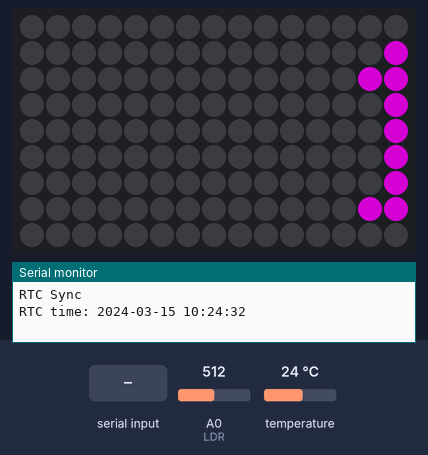
Simulated run of this sketch. Board: Arduino Uno, built with avr-gcc and run on an emulated ATmega328P. Shown: 15×9 RGB LED matrix (first LED top left, wired row by row), the last lines printed to the serial monitor. Inputs (shaded band) come from the test bench; at power-on: A0 (LDR) = 512, temperature 24 °C. Dim RGB values are drawn brighter than linear; the local clock reads 2024-03-15 10:24:30 at power-on unless the sketch sets it; random numbers use the default seed unless the sketch sets one; EEPROM starts erased.

Above: at 4.7 s.
4.8 s: "D90\n" received over Serial
At 9.97 s:
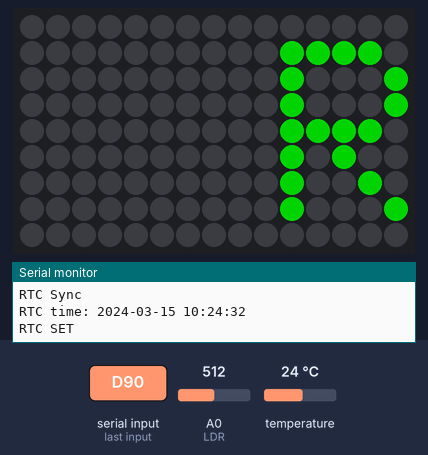
12.1 s: byte 66 ('B') received over Serial
At 13.85 s:
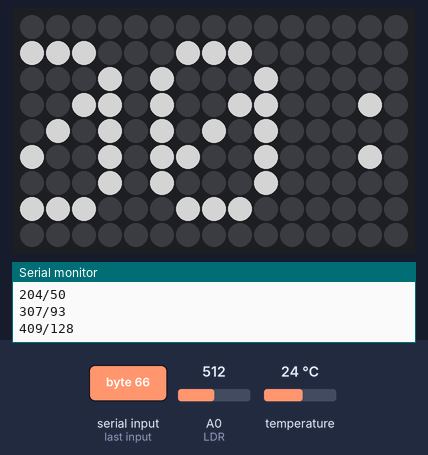
14.9 s: byte 35 ('#') received over Serial
At 16.5 s:
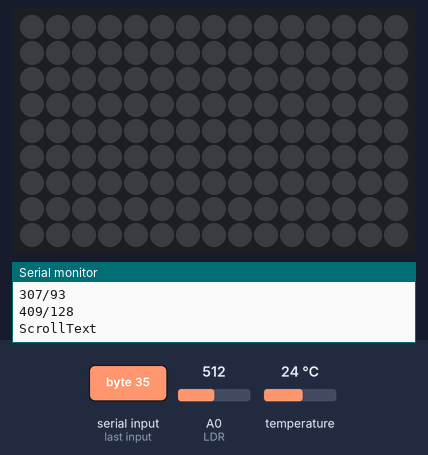
18.9 s: byte 61 ('=') received over Serial
At 20.0 s:
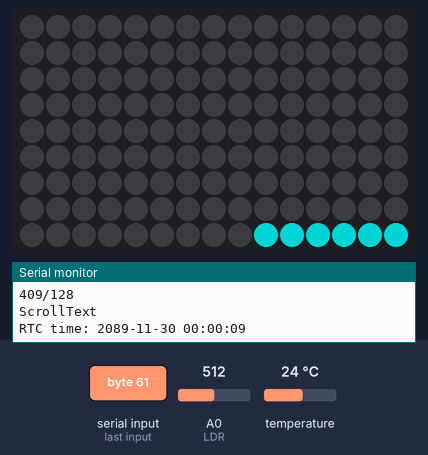
20.6 s: "90,45,200\n" received over Serial
At 24.5 s:
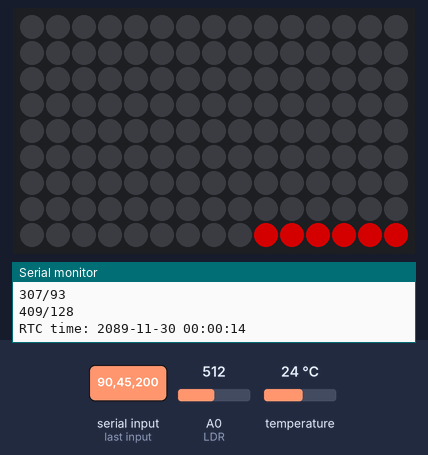
27.1 s: byte 86 ('V') received over Serial
At 27.52 s:
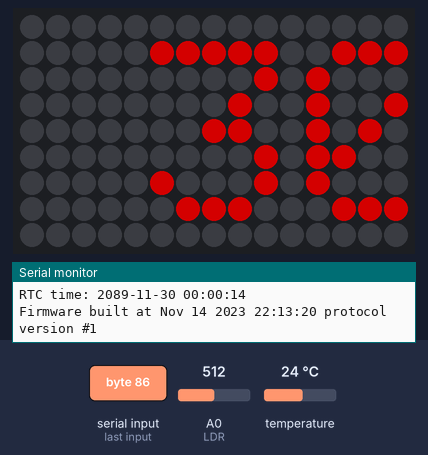

The sketch:

WordClock.ino
```cpp
// M1GEO Word Clock (V2 PCB)
// First revision: 04 Feb 2019
// Compiled Arduino 1.8.8
// https://www.george-smart.co.uk/wordclock
// https://github.com/m1geo/WordClock

// Set clock with:  2020,01,01,11,59,00,

#include <DS3232RTC.h>          // https://github.com/JChristensen/DS3232RTC
#include <Adafruit_GFX.h>
#include <Adafruit_NeoMatrix.h>
#include <Adafruit_NeoPixel.h>
#include <EEPROM.h>

#include "WordClock_Mapping.h"

#define PROTOCOL_VERSION 1

// IO Pins
#define DISP_PIN     6
#define LDR          A0

// EEPROM addressing
enum EEPROM_ADDRESSES {
  E_LONG_MONTH,
  E_SCROLL_DELAY,
  E_TEMP_UNITS,
  E_MANUAL_BRIGHTNESS,
  E_PERSONALISATION_BITS,
  E_HALF_INTERVALS,
};

// User Options
#define TEMP_UNITS_C 1
#define TEMP_UNITS_F 2
#define TEMP_UNITS_K 3
uint8_t LONG_MONTH = 1;
uint8_t SCROLL_DELAY = 25;
uint8_t TEMP_UNITS = TEMP_UNITS_C;
uint8_t MANUAL_BRIGHTNESS = 0;
uint8_t PERSONALISATION_BITS = 0b00011111;
uint8_t HALF_INTERVALS = 0;

// Display Config - DON'T TOUCH
#define DISP_LINES   9
#define DISP_WIDTH   15
#define MAX_BRIGHT   128
#define MIN_BRIGHT   16
#define LED_PER_CHAR 6


Adafruit_NeoMatrix matrix = Adafruit_NeoMatrix(DISP_WIDTH, DISP_LINES, DISP_PIN,
  NEO_MATRIX_TOP + NEO_MATRIX_LEFT +
  NEO_MATRIX_ROWS + NEO_MATRIX_PROGRESSIVE,
  NEO_GRB + NEO_KHZ800);

const uint16_t colours[] =
{
  matrix.Color(255, 255, 255),  // white
  matrix.Color(255, 0, 0),      // red
  matrix.Color(0, 255, 0),      // green
  matrix.Color(0, 0, 255),      // blue
  matrix.Color(255, 255, 0),    // yellow (red + green)
  matrix.Color(0, 255, 255),    // cyan (green + blue)
  matrix.Color(255, 0, 255)     // magenta (red + blue)
};

unsigned int ldra[5] = {0, 0, 0, 0, 0};
unsigned int LDRVAL = 0;
unsigned int BRIGHT = MAX_BRIGHT; // average scaling between 0-255 for LED brightness.
unsigned int BRIGHTOLD = BRIGHT;
const unsigned int num_colours = sizeof(colours)/sizeof(uint16_t);
int x = matrix.width();
int pass = 0;
uint32_t z = 0;
char disp_str[20];
DS3232RTC RTC;

// ISR code to read LDR and respond to brightness changes
ISR(TIMER1_COMPA_vect) // interrupt 10Hz on Timer 1
{
  if (MANUAL_BRIGHTNESS == 0) {
    // LDR code
    int i=0;

    // Read the ADC (LDR value)
    LDRVAL = analogRead(LDR);

    // 5 point agerage
    ldra[0] = ldra[1];
    ldra[1] = ldra[2];
    ldra[2] = ldra[3];
    ldra[3] = ldra[4];
    ldra[4] = LDRVAL;

    // Average of ldra into LDRVAL
    LDRVAL = 0;
    for (i=0; i<(sizeof(ldra)/sizeof(ldra[0])); i++) {
      LDRVAL += ldra[i];
    }
    LDRVAL /= (sizeof(ldra)/sizeof(ldra[0]));

    if (LDRVAL>83) {
      BRIGHT = (LDRVAL-83)/2.4; // ADC<=200 is 1 PWM. ADC>=800 is 255 PWM - F(x) = 0.4233x - 83.67 ## 1/0.423 = 2.364
    } else {
      BRIGHT = MIN_BRIGHT;
    }
  } else {
    BRIGHT = MANUAL_BRIGHTNESS;
  }

  if (BRIGHT < MIN_BRIGHT) {
    BRIGHT = MIN_BRIGHT;
  }
  if (BRIGHT > MAX_BRIGHT) {
    BRIGHT = MAX_BRIGHT;
  }

  if (BRIGHT != BRIGHTOLD)
  {
    matrix.setBrightness(BRIGHT);
    matrix.show();
    Serial.print(LDRVAL);
    Serial.print("/");
    Serial.println(BRIGHT);
  }
  BRIGHTOLD = BRIGHT;
}

time_t localNow() {
  time_t t = now();
  if (calcLocalHour(t) == true) {
    t += SECS_PER_HOUR;
  }
  return t;
}

void setup()
{
  // Read settings from EEPROM
  LONG_MONTH = EEPROM.read(E_LONG_MONTH);
  SCROLL_DELAY = EEPROM.read(E_SCROLL_DELAY);
  TEMP_UNITS = EEPROM.read(E_TEMP_UNITS);
  MANUAL_BRIGHTNESS = EEPROM.read(E_MANUAL_BRIGHTNESS);
  PERSONALISATION_BITS = EEPROM.read(E_PERSONALISATION_BITS);
  HALF_INTERVALS = EEPROM.read(E_HALF_INTERVALS);

  Serial.begin(115200);
  // setSyncProvider() causes the Time library to synchronize with the
  // external RTC by calling RTC.get() every five minutes by default.
  setSyncProvider(RTC.get);
  Serial.print(F("RTC Sync"));
  if (timeStatus() != timeSet) {
    Serial.print(F(" FAILED"));
    strcpy(disp_str, "RTC SYNC FAIL");
    scrollString(disp_str, matrix.Color(255, 0, 0)); // red
  }
  Serial.println("");

  // seed the PRNG
  randomSeed(analogRead(0) + hour(localNow()) +  minute(localNow()) + second(localNow()));

  // interupts for reading the LDR regularly, and updating the brightness
  cli();//stop interrupts
  //set timer1 interrupt at 1Hz
  TCCR1A = 0;// set entire TCCR1A register to 0
  TCCR1B = 0;// same for TCCR1B
  TCNT1  = 0;//initialize counter value to 0
  // set compare match register for 10hz increments
  OCR1A = 1562;// = (16*10^6) / (1*1024) - 1 (must be <65536)
  // turn on CTC mode
  TCCR1B |= (1 << WGM12);
  // Set CS12 and CS10 bits for 1024 prescaler
  TCCR1B |= (1 << CS12) | (1 << CS10);
  // enable timer compare interrupt
  TIMSK1 |= (1 << OCIE1A);
  sei();//allow interrupts

  matrix.begin();
  matrix.setTextWrap(false);
  Twinkle();
  matrix.setBrightness(BRIGHT);

  scrollEverything();
}

void loop() {
  static time_t tLast;
  time_t t;
  readSerial();

  // get the time
  t = localNow();

  // has the time changed?
  if (t != tLast) {
    tLast = t;
    if (second(t) == 0) // if it's a new minute
    {
      scrollTime(t, colours[random(0, num_colours)]); // random colour
      if ((minute(t) % 5) == 0) // if it's a fifth minute
      {
        float c = RTC.temperature() / 4.0;
        scrollDate(t, colours[random(0, num_colours)]); // random colour
        scrollTemp(c, colours[random(0, num_colours)]); // random colour
      }
      z = timeToWords(t);
      dispWord(z, getWordsColour());
    }
  }
}

uint16_t getWordsColour() {
  return colours[random(0, num_colours)];
}

void scrollEverything() {
  time_t t = localNow();
  float c = RTC.temperature() / 4.0;

  sprintf(disp_str, "%04u-%02u-%02u %02u:%02u:%02u", year(t), month(t), day(t), hour(t), minute(t), second(t));
  Serial.println("RTC time: " + String(disp_str));

  matrix.fillScreen(0);
  dispPersonalisation(PERSONALISATION_BITS, colours[random(0, num_colours)]); // random colour
  delay(1000);
  scrollTime(t, colours[random(0, num_colours)]); // random colour
  scrollDate(t, colours[random(0, num_colours)]); // random colour
  scrollTemp(c, colours[random(0, num_colours)]); // random colour

  dispWord(timeToWords(localNow()), getWordsColour()); // random colour
}

uint8_t readSerial() {
  if (Serial.available() == 0)
    return 0;

  switch (Serial.read()) {
    case 'D': setDate(); break;
    case 'S': setScrollDelay(); break;
    case 'B': setBrightness(); break;
    case 'U': setTempUnits(); break;
    case 'L': setLongMonth(); break;
    case 'P': setPersonalisationBits(); break;
    case 'H': setHalfIntervals(); break;
    case 'V': printVersion(); break;
    case '#': scrollTextFromSerial(); break;
    case '=': scrollEverything(); break;
  }
  return 1;
}

void printVersion() {
  Serial.println("Firmware built at " + String(__DATE__) + " " + String(__TIME__) + " protocol version #" + String(PROTOCOL_VERSION));
}

void setHalfIntervals() {
  HALF_INTERVALS = Serial.parseInt();
  EEPROM.write(E_HALF_INTERVALS, HALF_INTERVALS);
}

void setPersonalisationBits() {
  PERSONALISATION_BITS = Serial.parseInt();
  EEPROM.write(E_PERSONALISATION_BITS, PERSONALISATION_BITS);
}

void setLongMonth() {
  LONG_MONTH = Serial.parseInt();
  EEPROM.write(E_LONG_MONTH, LONG_MONTH);
}

void setScrollDelay() {
  SCROLL_DELAY = Serial.parseInt();
  EEPROM.write(E_SCROLL_DELAY, SCROLL_DELAY);
}

void setBrightness() {
  MANUAL_BRIGHTNESS = Serial.parseInt();
  EEPROM.write(E_MANUAL_BRIGHTNESS, MANUAL_BRIGHTNESS);
}

void setTempUnits() {
  TEMP_UNITS = Serial.parseInt();
  EEPROM.write(E_TEMP_UNITS, TEMP_UNITS);
}

void setDate() {
  tmElements_t tm;
  time_t t;
  // note that the tmElements_t Year member is an offset from 1970,
  // but the RTC wants the last two digits of the calendar year.
  // use the convenience macros from the Time Library to do the conversions.
  int y = Serial.parseInt();
  if (y >= 100 && y < 1000)
      Serial.println(F("Error: Year must be two digits or four digits!"));
  else {
      if (y >= 1000)
          tm.Year = CalendarYrToTm(y);
      else    // (y < 1000)
          tm.Year = y2kYearToTm(y);
      tm.Month = Serial.parseInt();
      tm.Day = Serial.parseInt();
      tm.Hour = Serial.parseInt();
      tm.Minute = Serial.parseInt();
      tm.Second = Serial.parseInt();
      t = makeTime(tm);
      RTC.set(t);        // use the time_t value to ensure correct weekday is set
      setTime(t);
      Serial.println(F("RTC SET"));
      // dump any extraneous input
      while (Serial.available() > 0) Serial.read();
      time_t t = localNow();
      strcpy(disp_str, "RTC SYNC OK");
      scrollString(disp_str, matrix.Color(0, 255, 0)); // green
      scrollTime(t, colours[random(0, num_colours)]); // random colour
      scrollDate(t, colours[random(0, num_colours)]); // random colour

      dispWord(timeToWords(localNow()), getWordsColour());
  }
}

void scrollTextFromSerial() {
  Serial.println("ScrollText");
  String text = Serial.readString();
  Serial.println(text);
  text.toCharArray(disp_str, sizeof(disp_str) / sizeof(char));
  scrollString(disp_str, colours[random(0, num_colours)]);
  dispWord(timeToWords(localNow()), getWordsColour());
}

void scrollTime(time_t t, uint16_t colour)
{
  sprintf(disp_str, "%02u:%02u", hour(t), minute(t));
  scrollString(disp_str, colours[random(0, num_colours)]);
}

void scrollDate(time_t t, uint16_t colour)
{
  int scrolllimit = 0;
  if (LONG_MONTH == 1) {
    sprintf(disp_str, "%u %s %04u", day(t), monthStr(month(t)), year(t));
  } else {
    sprintf(disp_str, "%u %s %04u", day(t), monthShortStr(month(t)), year(t));
  }
  scrollString(disp_str, colour);
}

void scrollTemp(float temp, uint16_t colour)
{
  char tempUnit;
  switch (TEMP_UNITS) {
    case TEMP_UNITS_F:
      temp = (temp * 1.8) + 32;
      tempUnit = 'F';
      break;
    case TEMP_UNITS_K:
      temp = temp + 273;
      tempUnit = 'K';
      break;
    default:
      tempUnit = 'C';
      break;
  }
  int intC = (int) temp; // integer
  int fraC = (int) (temp*10) - (intC * 10); // 1 dec point
  sprintf(disp_str, "%d.%d %c", intC, fraC, tempUnit); // to string
  scrollString(disp_str, colour);
}

// disp_str length sets maximum string length
void scrollString(char * stringarr, uint16_t colour)
{
  int scrolllimit = strlen(stringarr);
  byte run_loop = 1;
  matrix.setTextColor(colour);
  while (run_loop)
  {
    matrix.fillScreen(0);
    matrix.setCursor(x, 1);
    matrix.print(disp_str);
    if(--x < -(scrolllimit*LED_PER_CHAR)) {
      x = matrix.width();
      run_loop = 0;
    }
    matrix.show();
    if (readSerial()) {
      return;
    }
    delay(SCROLL_DELAY);
  }
}

void dispPersonalisation(uint8_t bits, uint16_t colour) {
  for (int i = 0; i < 6; i++) {
    if ((bits & (1 << i)) != 0) {
      matrix.drawPixel(14 - i, 8, colour);
    } else {
      matrix.drawPixel(14 - i, 8, 0);
    }
  }
  matrix.show();
}

void dispWord(uint32_t wrds, uint16_t colour)
{
  matrix.fillScreen(0);
  for (int i = 0; i < 32; i++) {
    if (bitRead(wrds, i)) // if word at index 'i' should be on
    {
      uint8_t line   = word_pixel_data[i][0];
      uint8_t pixel  = word_pixel_data[i][1];
      uint8_t pixlen = word_pixel_data[i][2];
      //colour   = colours[random(0, num_colours)]; // random colour per word
      //sprintf(disp_str, "i=%d line=%u, pixel=%u, pixlen=%u, col=%u \n", i, line, pixel, pixlen, colour);
      //Serial.print(disp_str);
      for (int j = pixel; j < (pixel + pixlen); j++) {
        //colour   = colours[random(0, num_colours)]; // random colour per letter
        matrix.drawPixel(j, line, colour);
      }
    }
  }
  matrix.show();
  if (PERSONALISATION_BITS & 0b10000000) {
    dispPersonalisation(PERSONALISATION_BITS, colour);
  }
}

// From : http://stackoverflow.com/a/22761920/5378054
byte calcLocalHour(time_t t)
{
  int DoW = (dayOfWeek(t) - 1) % 7;
  int mon = month(t);
  if (mon < 3 || mon > 10) {
    return false;
  }
  if (mon > 3 && mon < 10) {
    return true;
  }

  int previousSunday = day(t) - DoW;

  if (mon == 3) {
    return previousSunday >= 25;
  }
  if (mon == 10) {
    return previousSunday < 25;
  }

  return false; // this line never gonna happen
}

void Twinkle()
{
  matrix.setBrightness(BRIGHT/3);
  for(int t = 0; t < 15; t++)
    {
    for(int l = 0; l < DISP_LINES; l++)
    {
      for(int p = 0; p < DISP_WIDTH; p++)
      {
        matrix.drawPixel(p, l, colours[random(0, num_colours)]);
      }
    }
    matrix.show();
    delay(75);
  }
  matrix.setBrightness(BRIGHT);
}

// This function could do with being tidied, but it works well and is relatively easy to follow.
uint32_t timeToWords(time_t t)
{
  if (HALF_INTERVALS != 0) {
    t += 150; // Offset forwards by 2.5 minutes so we roll over at the mid-points
  }

  uint32_t frame = 0;
  byte m = minute(t);
  byte h = hour(t);
  byte h2 = h;
  byte pm = 0;

  frame |= w_IT | w_IS;

  // set minute modifiers
  switch (m) {
    case 0:
    case 1:
    case 2:
    case 3:
    case 4:
      // Nothing to add for "on the hour"
      break;
    case 5:
    case 6:
    case 7:
    case 8:
    case 9:
      frame |= w_FIVE_A | w_PAST;
      break;
    case 10:
    case 11:
    case 12:
    case 13:
    case 14:
      frame |= w_TEN_A | w_PAST;
      break;
    case 15:
    case 16:
    case 17:
    case 18:
    case 19:
      frame |= w_QUARTER | w_PAST;
      break;
    case 20:
    case 21:
    case 22:
    case 23:
    case 24:
      frame |= w_TWENTY | w_PAST;
      break;
    case 25:
    case 26:
    case 27:
    case 28:
    case 29:
      frame |= w_TWENTY | w_FIVE_A | w_PAST;
      break;
    case 30:
    case 31:
    case 32:
    case 33:
    case 34:
      frame |= w_HALF | w_PAST;
      break;
    case 35:
    case 36:
    case 37:
    case 38:
    case 39:
      frame |= w_TWENTY | w_FIVE_A | w_TO;
      h2 = h + 1;
      break;
    case 40:
    case 41:
    case 42:
    case 43:
    case 44:
      frame |= w_TWENTY | w_TO;
      h2 = h + 1;
      break;
    case 45:
    case 46:
    case 47:
    case 48:
    case 49:
      frame |= w_QUARTER | w_TO;
      h2 = h + 1;
      break;
    case 50:
    case 51:
    case 52:
    case 53:
    case 54:
      frame |= w_TEN_A | w_TO;
      h2 = h + 1;
      break;
    case 55:
    case 56:
    case 57:
    case 58:
    case 59:
      frame |= w_FIVE_A | w_TO;
      h2 = h + 1;
      break;
  }

  if (h2 >= 12) // greater than or equal to twelve is PM. 12:00 is afternoon, 00:00 is morning.
  {
    h2 -= 12;
    pm = 1;
  }

  // set hours
  switch (h2) {
    case 0:
    case 12:
      frame |= w_TWELVE;
      break;
    case 1:
      frame |= w_ONE;
      break;
    case 2:
      frame |= w_TWO;
      break;
    case 3:
      frame |= w_THREE;
      break;
    case 4:
      frame |= w_FOUR;
      break;
    case 5:
      frame |= w_FIVE;
      break;
    case 6:
      frame |= w_SIX;
      break;
    case 7:
      frame |= w_SEVEN;
      break;
    case 8:
      frame |= w_EIGHT;
      break;
    case 9:
      frame |= w_NINE;
      break;
    case 10:
      frame |= w_TEN;
      break;
    case 11:
      frame |= w_ELEVEN;
      break;
  }

  frame |= w_IN | w_THE;

  // set morning, afternoon, evening
  if (pm == 0)
  {
    frame |= w_MORNING;
  } else if (h2 >= 6)
  {
    frame |= w_EVENING;
  } else {
    frame |= w_AFTERNOON;
  }
  /* For testing the Morning, Afternoon, Evening handler.
  Serial.println("---");
  Serial.print("m=");
  Serial.println(m);
  Serial.print("h=");
  Serial.println(h);
  Serial.print("h2=");
  Serial.println(h2);
  Serial.print("pm=");
  Serial.println(pm);
  */
  return frame;
}
```

WordClock_Mapping.h
```cpp
// M1GEO Word Clock V2
// Friday 01 Feb 2019
// www.george-smart.co.uk/wordclock

// The order of items in the second list, must match the powers in the first list.

// ENUM WORD vs power of 2 index number
const uint32_t w_IT = 1;
const uint32_t w_IS = 2;
const uint32_t w_TWENTY = 4;
const uint32_t w_TEN_A = 8;
const uint32_t w_HALF = 16;
const uint32_t w_A = 32;
const uint32_t w_FIVE_A = 64;
const uint32_t w_MIDNIGHT = 128;
const uint32_t w_QUARTER = 256;
const uint32_t w_PAST = 512;
const uint32_t w_TO = 1024;
const uint32_t w_SIX = 2048;
const uint32_t w_TEN = 4096;
const uint32_t w_FIVE = 8192;
const uint32_t w_FOUR = 16384;
const uint32_t w_SEVEN = 32768;
const uint32_t w_ONE = 65536;
const uint32_t w_TWELVE = 131072;
const uint32_t w_THREE = 262144;
const uint32_t w_EIGHT = 524288;
const uint32_t w_TWO = 1048576;
const uint32_t w_NINE = 2097152;
const uint32_t w_ELEVEN = 4194304;
const uint32_t w_IN = 8388608;
const uint32_t w_THE = 16777216;
const uint32_t w_EVENING = 33554432;
const uint32_t w_MORNING = 67108864;
const uint32_t w_AFTERNOON = 134217728;
const uint32_t w_NOON = 268435456;
//const uint32_t w_PERSONALISATION = 536870912;

// {line, start_pixel, number_pixels}
// top left is line=0,start_pixel=0
uint8_t word_pixel_data[][3] = {
  {0,  0,  2}, // w_IT
  {0,  3,  2}, // w_IS
  {0,  6,  6}, // w_TWENTY
  {0, 12,  3}, // w_TEN_A
  {1,  0,  4}, // w_HALF
  {1,  1,  1}, // w_A
  {1,  3,  4}, // w_FIVE_A
  {1,  7,  8}, // w_MIDNIGHT
  {2,  1,  7}, // w_QUARTER
  {2, 10,  4}, // w_PAST
  {2, 13,  2}, // w_TO
  {3,  0,  3}, // w_SIX
  {3,  3,  3}, // w_TEN
  {3,  7,  4}, // w_FIVE
  {3, 11,  4}, // w_FOUR
  {4,  1,  5}, // w_SEVEN
  {4,  6,  3}, // w_ONE
  {4,  9,  6}, // w_TWELVE
  {5,  0,  5}, // w_THREE
  {5,  4,  5}, // w_EIGHT
  {5,  8,  3}, // w_TWO
  {5, 11,  4}, // w_NINE
  {6,  0,  6}, // w_ELEVEN
  {6,  8,  2}, // w_IN
  {6, 12,  3}, // w_THE
  {7,  0,  7}, // w_EVENING
  {7,  7,  7}, // w_MORNING
  {8,  0,  9}, // w_AFTERNOON
  {8,  5,  4} // w_NOON
  //{8, 10,  5}  // w_PERSONALISATION
};
```

Measured:
- what the display in image 3 shows lasts 0.6 s, from 16.1 s to 16.7 s
- what the display in image 4 shows lasts 1.0 s, from 19.2 s to 20.2 s
